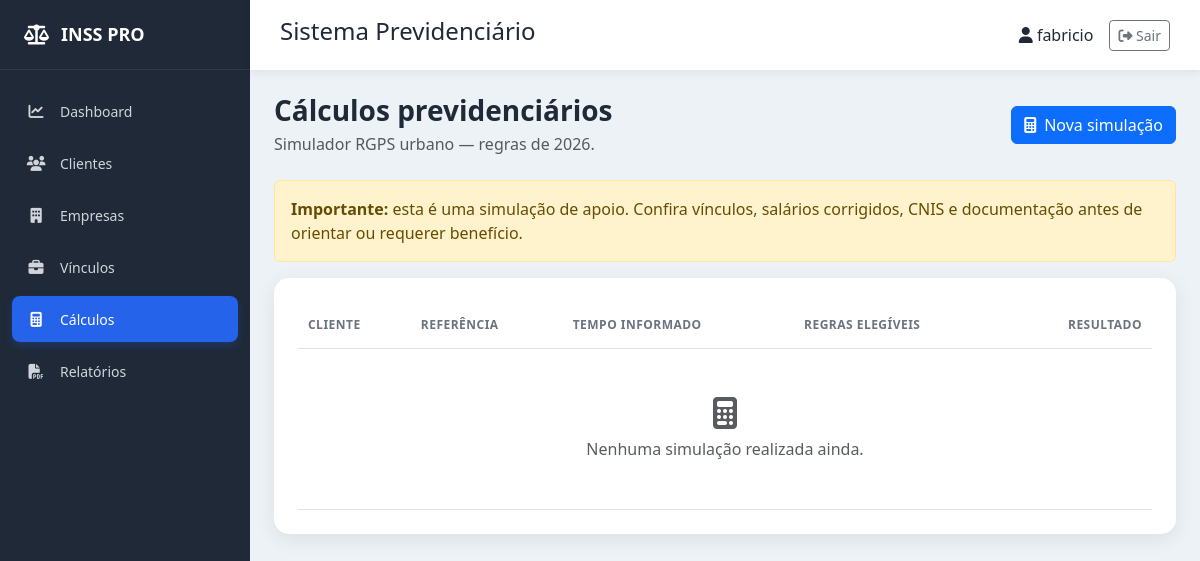
The page /calculos/ (signed in) on the database as committed earlier.
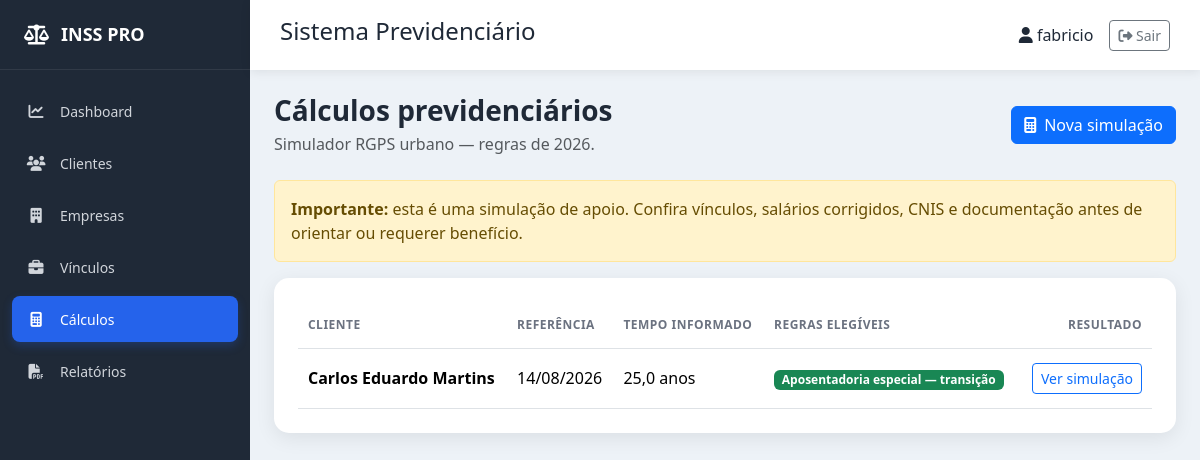
The same page on the database as committed later.
### calculos/models.py (models this page shows, shortened)
class Simulacao(models.Model):
    CATEGORIAS = [
        (
            "EMPREGADO",
            "Empregado, doméstico ou avulso",
        ),
        (
            "INDIVIDUAL",
            "Contribuinte individual (20%)",
        ),
        (
            "SIMPLIFICADO",
            "Facultativo / plano simplificado (11%)",
        ),
        (
            "MEI",
            "MEI / facultativo baixa renda (5%)",
        ),
    ]
    cliente = models.ForeignKey(
        Cliente,
        on_delete=models.PROTECT,
        related_name="simulacoes",
    )
    data_referencia = models.DateField()
    filiado_antes_reforma = models.BooleanField(
        default=False
    )
    carencia_meses = models.PositiveIntegerField(
        help_text="Quantidade de contribuições válidas para carência."
    )
    contribuicao_meses = models.PositiveIntegerField(
        help_text="Tempo total de contribuição em meses."
    )
    contribuicao_em_2019_meses = models.PositiveIntegerField(
        default=0,
        help_text="Tempo de contribuição apurado em 13/11/2019."
    )
    salario_medio_atualizado = models.DecimalField(
        max_digits=12,
        decimal_places=2,
        blank=True,
        null=True,
        help_text="Média já atualizada monetariamente pelo CNIS."
    )
    categoria = models.CharField(
        max_length=15,
        choices=CATEGORIAS,
        default="EMPREGADO",
    )
    salario_contribuicao = models.DecimalField(
        max_digits=12,
        decimal_places=2,
        blank=True,
        null=True,
    )
    grau_exposicao = models.PositiveSmallIntegerField(
        choices=[
            (15, "15 anos"),
            (20, "20 anos"),
            (25, "25 anos"),
        ],
        blank=True,
        null=True,
    )
    exposicao_especial_meses = models.PositiveIntegerField(
        default=0,
        help_text="Tempo de efetiva exposição, em meses."
    )
    ppp_comprovado = models.BooleanField(
        default=False,
        help_text="PPP/LTCAT válido para os períodos especiais."
    )
    atividade_rural_meses = models.PositiveIntegerField(
        default=0,
        help_text="Meses de atividade rural comprovável."
    )
    tempo_hibrido_meses = models.PositiveIntegerField(
        default=0,
        help_text="Total de meses urbanos e rurais para a modalidade híbrida."
    )
    comprovacao_rural = models.BooleanField(
        default=False,
        help_text="Documentos/autodeclaração rural disponíveis."
    )
    magisterio_meses = models.PositiveIntegerField(
        default=0,
        help_text="Tempo exclusivo de magistério na educação básica, em meses."
    )
    magisterio_em_2019_meses = models.PositiveIntegerField(
        default=0
    )
    comprovacao_magisterio = models.BooleanField(
        default=False
    )
    grau_deficiencia = models.CharField(
        max_length=10,
        choices=[
            ("LEVE", "Leve"),
            ("MODERADA", "Moderada"),
            ("GRAVE", "Grave"),
        ],
        blank=True,
    )
    deficiencia_meses = models.PositiveIntegerField(
        default=0,
        help_text="Tempo de contribuição na condição de pessoa com deficiência."
    )
    deficiencia_reconhecida = models.BooleanField(
        default=False,
        help_text="Grau reconhecido em avaliação médico-social do INSS."
    )
    resultado = models.JSONField(
        default=dict,
        editable=False,
    )
    criado_em = models.DateTimeField(
        auto_now_add=True
    )
    class Meta:
        ordering = ["-criado_em"]
        verbose_name = "Simulação"
        verbose_name_plural = "Simulações"

### clientes/models.py (models this page shows)
class Cliente(models.Model):
    SEXO = [
        ("M", "Masculino"),
        ("F", "Feminino"),
    ]
    ESTADO_CIVIL = [
        ("Solteiro", "Solteiro"),
        ("Casado", "Casado"),
        ("Divorciado", "Divorciado"),
        ("Viúvo", "Viúvo"),
        ("União Estável", "União Estável"),
    ]
    nome = models.CharField(
        max_length=200
    )
    cpf = models.CharField(
        max_length=14,
        unique=True
    )
    rg = models.CharField(
        max_length=20,
        blank=True
    )
    nascimento = models.DateField()
    sexo = models.CharField(
        max_length=1,
        choices=SEXO
    )
    estado_civil = models.CharField(
        max_length=20,
        choices=ESTADO_CIVIL,
        blank=True
    )
    telefone = models.CharField(
        max_length=20,
        blank=True
    )
    celular = models.CharField(
        max_length=20,
        blank=True
    )
    email = models.EmailField(
        blank=True
    )
    cep = models.CharField(
        max_length=10,
        blank=True
    )
    endereco = models.CharField(
        max_length=200,
        blank=True
    )
    numero = models.CharField(
        max_length=10,
        blank=True
    )
    complemento = models.CharField(
        max_length=100,
        blank=True
    )
    bairro = models.CharField(
        max_length=100,
        blank=True
    )
    cidade = models.CharField(
        max_length=100,
        blank=True
    )
    estado = models.CharField(
        max_length=2,
        blank=True
    )
    pis = models.CharField(
        max_length=20,
        blank=True
    )
    beneficio = models.CharField(
        max_length=30,
        blank=True
    )
    observacoes = models.TextField(
        blank=True
    )
    criado_em = models.DateTimeField(
        auto_now_add=True
    )
    atualizado_em = models.DateTimeField(
        auto_now=True
    )
    class Meta:
        ordering = ["nome"]
        verbose_name = "Cliente"
        verbose_name_plural = "Clientes"
    def __str__(self):
        return self.nome

### calculos/views.py (the view)
# urls.py: path("calculos/", views.lista, name="lista"),
def lista(request):
    simulacoes = (
        Simulacao.objects
        .select_related("cliente")
        .all()
    )
    return render(
        request,
        "calculos/lista.html",
        {
            "simulacoes": simulacoes,
        },
    )

### templates/calculos/lista.html
{% extends "base.html" %}
{% block content %}
<div class="page-header d-flex flex-wrap justify-content-between align-items-center gap-3 mb-4"><div><h1 class="h3 mb-1">Cálculos previdenciários</h1><p class="text-muted mb-0">Simulador RGPS urbano — regras de 2026.</p></div><a href="{% url 'calculos:nova' %}" class="btn btn-primary"><i class="fa-solid fa-calculator me-2"></i>Nova simulação</a></div>
<div class="alert alert-warning"><strong>Importante:</strong> esta é uma simulação de apoio. Confira vínculos, salários corrigidos, CNIS e documentação antes de orientar ou requerer benefício.</div>
<div class="card content-card"><div class="card-body p-4"><div class="table-responsive"><table class="table align-middle mb-0"><thead><tr><th>Cliente</th><th>Referência</th><th>Tempo informado</th><th>Regras elegíveis</th><th class="text-end">Resultado</th></tr></thead><tbody>{% for simulacao in simulacoes %}<tr><td><strong>{{ simulacao.cliente }}</strong></td><td>{{ simulacao.data_referencia|date:"d/m/Y" }}</td><td>{{ simulacao.resultado.anos_contribuicao }} anos</td><td>{% for regra in simulacao.resultado.regras %}{% if regra.elegivel %}<span class="badge text-bg-success me-1">{{ regra.nome }}</span>{% endif %}{% empty %}—{% endfor %}</td><td class="text-end"><a href="{% url 'calculos:detalhe' simulacao.pk %}" class="btn btn-sm btn-outline-primary">Ver simulação</a></td></tr>{% empty %}<tr><td colspan="5" class="text-center py-5 text-muted"><i class="fa-solid fa-calculator fs-2 d-block mb-2"></i>Nenhuma simulação realizada ainda.</td></tr>{% endfor %}</tbody></table></div></div></div>
{% endblock %}

Rows that differ between the two databases and show on the page:
added Simulacao: cliente "Carlos Eduardo Martins", data_referencia "14/08/2026", resultado.anos_contribuicao "25,0", nome "Aposentadoria especial — transição"
Other text that changed with them:
text no longer shown: "Nenhuma simulação realizada ainda."
